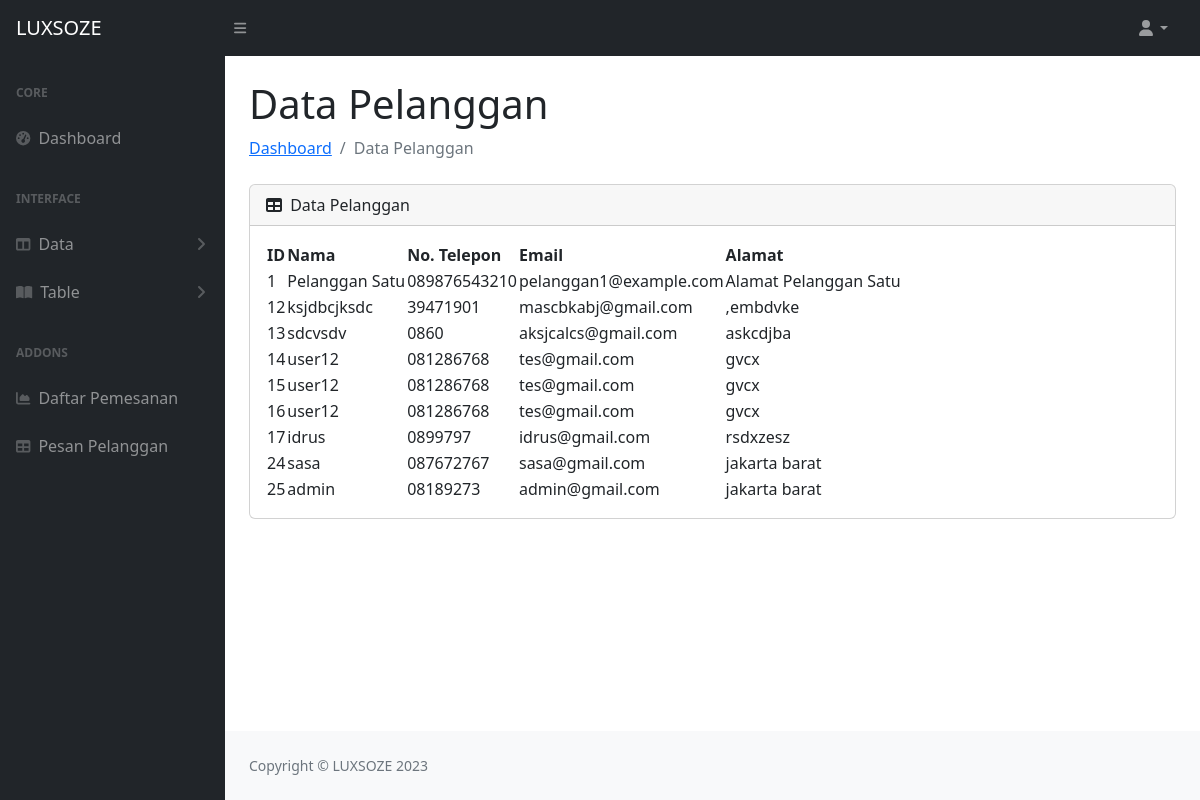
Page /admin/data.php on the committed database.
### tables this page shows
CREATE TABLE `pelanggan` (
  `id` int(11) NOT NULL,
  `id_login` int(11) DEFAULT NULL,
  `nama` varchar(255) DEFAULT NULL,
  `no_telpon` varchar(255) DEFAULT NULL,
  `email` varchar(255) DEFAULT NULL,
  `alamat` varchar(255) DEFAULT NULL
);

### admin/data.php (the view, shortened to what this page needs)
<?php
require '../include/config.php';
$query = "SELECT * FROM pelanggan";
$result = mysqli_query($conn, $query);
?>
<?php include 'include/navbar.php' ?>
<div id="layoutSidenav_content">
    <main>
        <div class="container-fluid px-4">
            <h1 class="mt-4">Data Pelanggan</h1>
            <ol class="breadcrumb mb-4">
                <li class="breadcrumb-item"><a href="index.html">Dashboard</a></li>
                <li class="breadcrumb-item active">Data Pelanggan</li>
            </ol>
            <div class="card mb-4">
                <div class="card-header">
                    <i class="fas fa-table me-1"></i>
                    Data Pelanggan
                </div>
                <div class="card-body">
                    <table id="datatablesSimple">
                        <thead>
                            <tr>
                                <th>ID</th>
                                <th>Nama</th>
                                <th>No. Telepon</th>
                                <th>Email</th>
                                <th>Alamat</th>
                            </tr>
                        </thead>
                        <tbody>
                            <?php while ($row = mysqli_fetch_assoc($result)): ?>
                                <tr>
                                    <td>
                                        <?php echo $row['id']; ?>
                                    </td>
                                    <td>
                                        <?php echo $row['nama']; ?>
                                    </td>
                                    <td>
                                        <?php echo $row['no_telpon']; ?>
                                    </td>
                                    <td>
                                        <?php echo $row['email']; ?>
                                    </td>
                                    <td>
                                        <?php echo $row['alamat']; ?>
                                    </td>
                                </tr>
                            <?php endwhile; ?>
                        </tbody>
                    </table>
                </div>
            </div>
        </div>
    </main>
    <?php include 'include/footer.php' ?>

### rows in the picture
pelanggan: id "1", nama "Pelanggan Satu", no_telpon "089876543210", email "pelanggan1@example.com", alamat "Alamat Pelanggan Satu"
pelanggan: id "12", nama "ksjdbcjksdc", no_telpon "39471901", email "mascbkabj@gmail.com", alamat ",embdvke"
pelanggan: id "13", nama "sdcvsdv", no_telpon "0860", email "aksjcalcs@gmail.com", alamat "askcdjba"
pelanggan: id "14", nama "user12", no_telpon "081286768", email "tes@gmail.com", alamat "gvcx"
pelanggan: id "15", nama "user12", no_telpon "081286768", email "tes@gmail.com", alamat "gvcx"
pelanggan: id "16", nama "user12", no_telpon "081286768", email "tes@gmail.com", alamat "gvcx"
pelanggan: id "17", nama "idrus", no_telpon "0899797", email "idrus@gmail.com", alamat "rsdxzesz"
pelanggan: id "24", nama "sasa", no_telpon "087672767", email "sasa@gmail.com", alamat "jakarta barat"
pelanggan: id "25", nama "admin", no_telpon "08189273", email "admin@gmail.com", alamat "jakarta barat"
